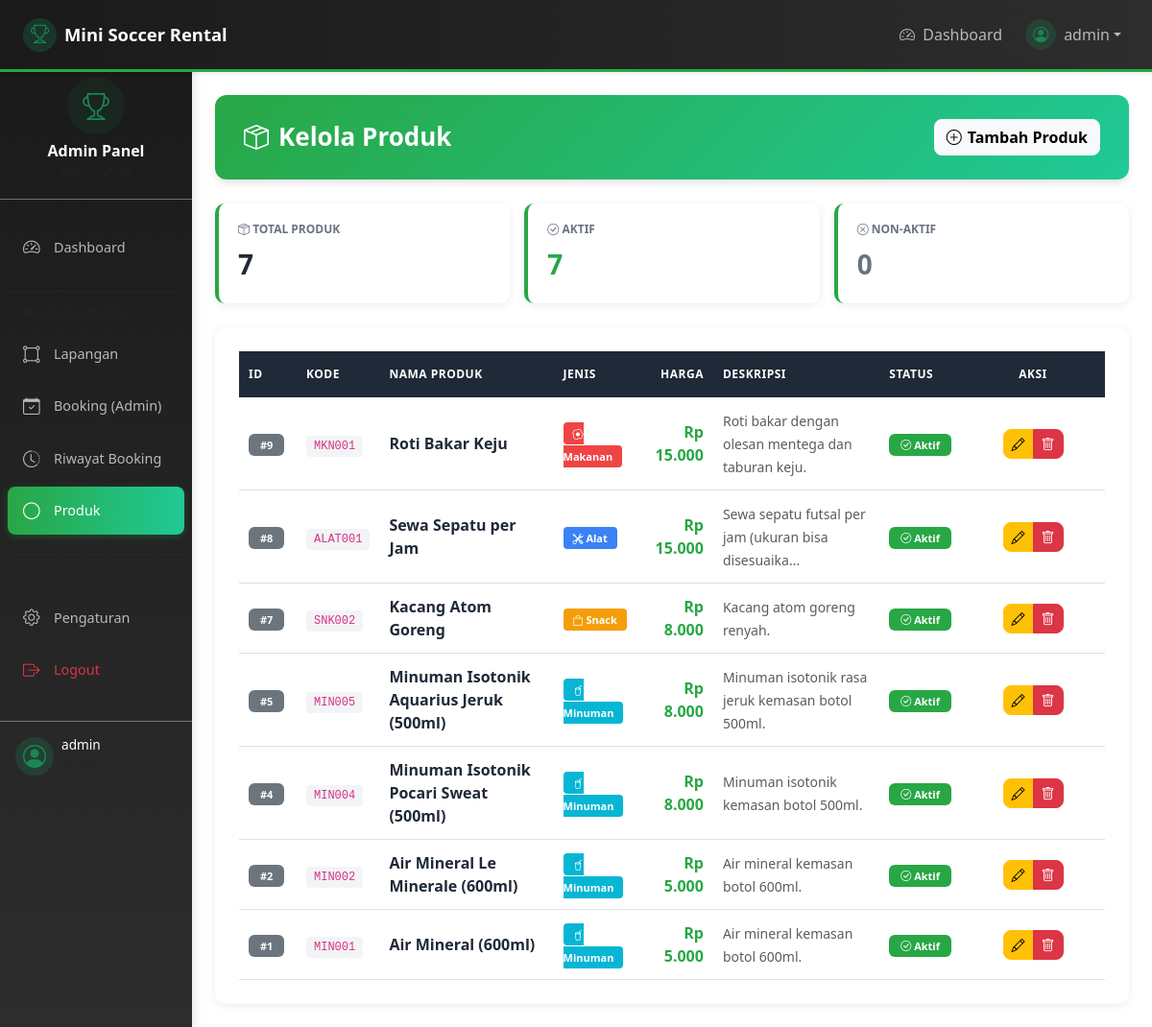
The app's page /produk/index.php (signed in) with its own data.
### tables this page shows
CREATE TABLE `produk` (
  `id` int(11) NOT NULL,
  `kode_produk` varchar(50) NOT NULL,
  `nama_produk` varchar(255) NOT NULL,
  `jenis_produk` enum('Alat','Minuman','Snack','Makanan','Lainnya') NOT NULL,
  `harga` decimal(10,2) NOT NULL,
  `deskripsi` text DEFAULT NULL,
  `status_produk` enum('Aktif','Non-Aktif') DEFAULT 'Aktif'
);

### produk/index.php (the view, shortened to what this page needs)
<?php
require_once '../config/database.php';
$result = mysqli_query($connection, "SELECT * FROM `produk` ORDER BY id DESC");
?>
<?php include '../views/'.$THEME.'/header.php'; ?>
<?php include '../views/'.$THEME.'/topnav.php'; ?>
<div class="container-fluid">
    <div class="row">
        <?php include '../views/'.$THEME.'/sidebar.php'; ?>
        <main class="col-md-9 ms-sm-auto col-lg-10 px-md-4 py-4">
            <div class="page-header-produk">
                <h2>
                    <i class="bi bi-box-seam"></i>
                    Kelola Produk
                </h2>
                <a href="add.php" class="btn btn-light">
                    <i class="bi bi-plus-circle"></i>
                    Tambah Produk
                </a>
            </div>
            <div class="stats-row">
                <div class="stat-card-small">
                    <h6><i class="bi bi-box-seam"></i> Total Produk</h6>
                    <div class="stat-value"><?= mysqli_num_rows($result) ?></div>
                </div>
                <div class="stat-card-small">
                    <h6><i class="bi bi-check-circle"></i> Aktif</h6>
                    <div class="stat-value" style="color: var(--primary-green);">
                        <?php
                        mysqli_data_seek($result, 0);
                        $aktif = 0;
                        while ($row = mysqli_fetch_assoc($result)) {
                            if ($row['status_produk'] === 'Aktif') $aktif++;
                        }
                        echo $aktif;
                        mysqli_data_seek($result, 0);
                        ?>
                    </div>
                </div>
                <div class="stat-card-small">
                    <h6><i class="bi bi-x-circle"></i> Non-Aktif</h6>
                    <div class="stat-value" style="color: #6b7280;">
                        <?= mysqli_num_rows($result) - $aktif ?>
                    </div>
                </div>
            </div>
            <div class="table-section">
                <?php if (mysqli_num_rows($result) > 0): ?>
                    <div class="table-responsive">
                        <table class="table table-hover mb-0">
                            <thead>
                                <tr>
                                    <th style="width: 60px;">ID</th>
                                    <th>Kode</th>
                                    <th>Nama Produk</th>
                                    <th>Jenis</th>
                                    <th class="text-end">Harga</th>
                                    <th>Deskripsi</th>
                                    <th>Status</th>
                                    <th class="text-center" style="width: 150px;">Aksi</th>
                                </tr>
                            </thead>
                            <tbody>
                                <?php while ($row = mysqli_fetch_assoc($result)): ?>
                                    <tr>
                                        <td>
                                            <span class="badge bg-secondary">#<?= $row['id'] ?></span>
                                        </td>
                                        <td>
                                            <code style="background: #f3f4f6; padding: 4px 8px; border-radius: 4px; font-size: 12px;">
                                                <?= htmlspecialchars($row['kode_produk']) ?>
                                            </code>
                                        </td>
                                        <td>
                                            <div class="product-name">
                                                <?= htmlspecialchars($row['nama_produk']) ?>
                                            </div>
                                        </td>
                                        <td>
                                            <?php
                                            $jenis = $row['jenis_produk'];
                                            $badge_class = 'badge-lainnya';
                                            $icon = 'bi-tag';
                                            if ($jenis === 'Alat') {
                                                $badge_class = 'badge-alat';
                                                $icon = 'bi-tools';
                                            } elseif ($jenis === 'Minuman') {
                                                $badge_class = 'badge-minuman';
                                                $icon = 'bi-cup-straw';
                                            } elseif ($jenis === 'Snack') {
                                                $badge_class = 'badge-snack';
                                                $icon = 'bi-bag';
                                            } elseif ($jenis === 'Makanan') {
                                                $badge_class = 'badge-makanan';
                                                $icon = 'bi-egg-fried';
                                            }
                                            ?>
                                            <span class="badge-jenis <?= $badge_class ?>">
                                                <i class="bi <?= $icon ?>"></i>
                                                <?= htmlspecialchars($jenis) ?>
                                            </span>
                                        </td>
                                        <td class="text-end">
                                            <strong style="color: var(--primary-green);">
                                                Rp <?= number_format((float)$row['harga'], 0, ',', '.') ?>
                                            </strong>
                                        </td>
                                        <td>
                                            <small class="text-muted">
                                                <?php
                                                $desc = htmlspecialchars($row['deskripsi']);
                                                echo strlen($desc) > 50 ? substr($desc, 0, 50) . '...' : $desc;
                                                ?>
                                            </small>
                                        </td>
                                        <td>
                                            <?php if ($row['status_produk'] === 'Aktif'): ?>
                                                <span class="badge bg-success">
                                                    <i class="bi bi-check-circle"></i> Aktif
                                                </span>
                                            <?php else: ?>
                                                <span class="badge bg-secondary">
                                                    <i class="bi bi-x-circle"></i> Non-Aktif
                                                </span>
                                            <?php endif; ?>
                                        </td>
                                        <td class="text-center">
                                            <div class="btn-group btn-group-sm">
                                                <a href="edit.php?id=<?= $row['id'] ?>"
                                                   class="btn btn-warning"
                                                   title="Edit">
                                                    <i class="bi bi-pencil"></i>
                                                </a>
                                                <a href="delete.php?id=<?= $row['id'] ?>"
                                                   class="btn btn-danger"
                                                   onclick="return confirm('Yakin hapus produk \"<?= htmlspecialchars($row['nama_produk']) ?>\"?')"
                                                   title="Hapus">
                                                    <i class="bi bi-trash"></i>
                                                </a>
                                            </div>
                                        </td>
                                    </tr>
                                <?php endwhile; ?>
                            </tbody>
                        </table>
                    </div>
                <?php endif; ?>
            </div>
        </main>
    </div>
</div>
<?php include '../views/'.$THEME.'/footer.php'; ?>

### produk/index.php (style rules this page uses)
:root { --primary-green: #28a745; --dark-green: #20c997; --light-green: #d1fae5; --dark-bg: #1f2937; }
.page-header-produk { background: linear-gradient(135deg, var(--primary-green) 0%, var(--dark-green) 100%); color: white; padding: 25px 30px; border-radius: 12px; margin-bottom: 25px; box-shadow: 0 4px 6px rgba(0, 0, 0, 0.1); display: flex; justify-content: space-between; align-items: center; }
.page-header-produk h2 { margin: 0; font-weight: 700; font-size: 26px; display: flex; align-items: center; gap: 10px; }
.stats-row { display: flex; gap: 15px; margin-bottom: 25px; }
.stat-card-small { flex: 1; background: white; border-radius: 10px; padding: 20px; box-shadow: 0 2px 8px rgba(0, 0, 0, 0.08); border-left: 4px solid var(--primary-green); }
.stat-card-small h6 { color: #6b7280; font-size: 12px; font-weight: 600; text-transform: uppercase; margin: 0 0 8px 0; }
.stat-card-small .stat-value { font-size: 28px; font-weight: 700; color: var(--dark-bg); }
.table-section { background: white; border-radius: 12px; box-shadow: 0 2px 8px rgba(0, 0, 0, 0.08); padding: 25px; }
.table thead th { background: var(--dark-bg); color: white; font-weight: 600; text-transform: uppercase; font-size: 12px; letter-spacing: 0.5px; border: none; padding: 15px 10px; white-space: nowrap; }
.table tbody tr { transition: background 0.2s ease; }
.table tbody td { vertical-align: middle; padding: 12px 10px; }
.product-name { font-weight: 600; color: var(--dark-bg); }
.badge { padding: 6px 12px; font-weight: 600; font-size: 11px; border-radius: 6px; }
.badge.bg-success { background: var(--primary-green) !important; }
.badge-jenis { padding: 4px 10px; font-size: 11px; font-weight: 600; border-radius: 4px; }
.badge-alat { background: #3b82f6; color: white; }
.badge-minuman { background: #06b6d4; color: white; }
.badge-snack { background: #f59e0b; color: white; }
.badge-makanan { background: #ef4444; color: white; }
.btn { border-radius: 8px; font-weight: 600; transition: all 0.3s ease; display: inline-flex; align-items: center; gap: 6px; }

### records on screen
produk: id "9", kode_produk "MKN001", nama_produk "Roti Bakar Keju", jenis_produk "Makanan", harga "15.000", deskripsi "Roti bakar dengan olesan mentega dan taburan keju.", status_produk "Aktif" (drawn)
produk: id "8", kode_produk "ALAT001", nama_produk "Sewa Sepatu per Jam", jenis_produk "Alat", harga "15.000", deskripsi "Sewa sepatu futsal per jam (ukuran bisa disesuaika", status_produk "Aktif" (drawn)
produk: id "7", kode_produk "SNK002", nama_produk "Kacang Atom Goreng", jenis_produk "Snack", harga "8.000", deskripsi "Kacang atom goreng renyah.", status_produk "Aktif" (drawn)
produk: id "5", kode_produk "MIN005", nama_produk "Minuman Isotonik Aquarius Jeruk (500ml)", jenis_produk "Minuman", harga "8.000", deskripsi "Minuman isotonik rasa jeruk kemasan botol 500ml.", status_produk "Aktif" (drawn)
produk: id "4", kode_produk "MIN004", nama_produk "Minuman Isotonik Pocari Sweat (500ml)", jenis_produk "Minuman", harga "8.000", deskripsi "Minuman isotonik kemasan botol 500ml.", status_produk "Aktif" (drawn)
produk: id "2", kode_produk "MIN002", nama_produk "Air Mineral Le Minerale (600ml)", jenis_produk "Minuman", harga "5.000", deskripsi "Air mineral kemasan botol 600ml.", status_produk "Aktif" (drawn)
produk: id "1", kode_produk "MIN001", nama_produk "Air Mineral (600ml)", jenis_produk "Minuman", harga "5.000", deskripsi "Air mineral kemasan botol 600ml.", status_produk "Aktif" (drawn)

### other values on screen
$_SESSION['username'] "admin"
$config['label'] "Lapangan"
$config['label'] "Booking (Admin)"
$config['label'] "Produk"
mysqli_num_rows($result) "7"
$aktif "7"
mysqli_num_rows($result) - $aktif "0"
